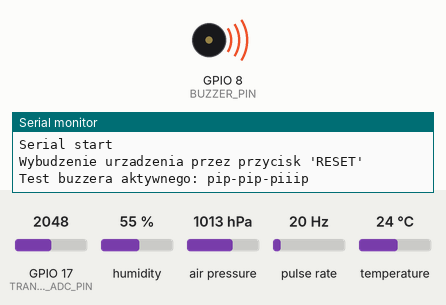
A program run on a simulated ESP32-S3. On the bench: buzzer (waves = sounding, pin HIGH), the last lines printed to the serial monitor. Wiring (inferred from the names in the program): pulse sensor: data GPIO 10. Inputs (shaded band) come from the test bench; at power-on: GPIO 17 (TRANSOPTOR_ADC_PIN) = 2048, humidity 55 %, air pressure 1013 hPa, pulse rate 20 Hz, temperature 24 °C (analog values on the 0–4095 scale). Nothing arrives over Bluetooth unless stated; a phone connects over Bluetooth LE 3 s after start.

Above: at 1.7 s.
At 2.9 s:
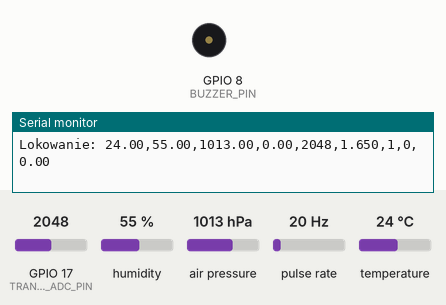
Timing chart, 0 to 6.8 s (numbered marks = the images above):
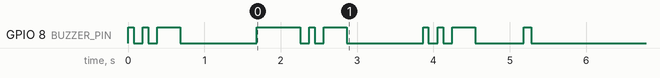

The program:

main.cpp
```cpp
#include <Arduino.h>
#include <Wire.h>
#include <Adafruit_Sensor.h>
#include <Adafruit_BME280.h>
#include <BLEDevice.h>
#include <BLEServer.h>
#include <BLEUtils.h>
#include <BLE2902.h>

#define I2C_SDA 43
#define I2C_SCL 44

#define SERVICE_UUID        "12345678-1234-1234-1234-123456789abc"
#define CHARACTERISTIC_UUID   "abcdefab-1234-5678-1234-56789abcdef0"

#define uS_TO_S_FACTOR 1000000ULL
#define TIME_TO_SLEEP  1800
#define BLE_TIMEOUT 60000

#define BUZZER_PIN 8
#define STARTUP_BEEP_DURATION_MS 500
#define BLE_CONNECT_BEEP_DURATION_MS 3000
#define BLE_WAITING_SHORT_BEEP_MS 70
#define BLE_WAITING_LONG_BEEP_MS 300
#define BLE_WAITING_GAP_MS 120
#define BLE_WAITING_PAUSE_MS 1000

#define WIND_SENSOR_PIN 10

#define TRANSOPTOR_ADC_PIN 17
#define TRANSOPTOR_THRESHOLD_HIGH_MV 90
#define TRANSOPTOR_THRESHOLD_LOW_MV 50
#define TRANSOPTOR_SAMPLE_INTERVAL_MS 5
#define TRANSOPTOR_MIN_PULSE_INTERVAL_MS 5
#define TRANSOPTOR_CALC_INTERVAL_MS 2000
#define TRANSOPTOR_KMH_PER_RPS 2.0

Adafruit_BME280 bme; //czujnik
BLECharacteristic *pCharacteristic;
bool deviceConnected = false;
unsigned long bootTime = 0;
unsigned long lastBlinkTime = 0;
unsigned long lastTransoptorSampleTime = 0;
unsigned long lastTransoptorCalcTime = 0;
unsigned long lastTransoptorPulseTime = 0;

volatile unsigned int windPulses = 0;
unsigned long lastWindTime = 0;
float windSpeed = 0.0;

unsigned int transoptorRotations = 0;
unsigned int transoptorRotationsLastWindow = 0;
int transoptorAdcRaw = 0;
int transoptorAdcMilliVolts = 0;
bool transoptorSignalHigh = false;
bool transoptorSignalInitialized = false;
float transoptorSpeed = 0.0;

void IRAM_ATTR windInterrupt(){
  windPulses++;
}

void handleWaitingBeep(unsigned long currentMillis);

void updateTransoptorSample(unsigned long currentMillis){
  if (currentMillis - lastTransoptorSampleTime < TRANSOPTOR_SAMPLE_INTERVAL_MS) {
    return;
  }

  lastTransoptorSampleTime = currentMillis;
  transoptorAdcRaw = analogRead(TRANSOPTOR_ADC_PIN);
  transoptorAdcMilliVolts = analogReadMilliVolts(TRANSOPTOR_ADC_PIN);
  bool currentSignalHigh = transoptorSignalHigh;
  if (transoptorAdcMilliVolts >= TRANSOPTOR_THRESHOLD_HIGH_MV) {
    currentSignalHigh = true;
  } else if (transoptorAdcMilliVolts <= TRANSOPTOR_THRESHOLD_LOW_MV) {
    currentSignalHigh = false;
  }

  if (transoptorSignalInitialized &&
      transoptorSignalHigh &&
      !currentSignalHigh &&
      currentMillis - lastTransoptorPulseTime >= TRANSOPTOR_MIN_PULSE_INTERVAL_MS) {
    transoptorRotations++;
    lastTransoptorPulseTime = currentMillis;
  }

  transoptorSignalHigh = currentSignalHigh;
  transoptorSignalInitialized = true;
}

void delayWithTransoptorSampling(unsigned long durationMs){
  unsigned long startTime = millis();
  while (millis() - startTime < durationMs) {
    unsigned long currentMillis = millis();
    updateTransoptorSample(currentMillis);
    handleWaitingBeep(currentMillis);
    delay(1);
  }
}

void setBuzzer(bool enabled){
  digitalWrite(BUZZER_PIN, enabled ? HIGH : LOW);
}

void playBeep(int durationMS){
  setBuzzer(true);
  delay(durationMS);
  setBuzzer(false);
}

void playWaitingMelodyPattern(){
  playBeep(BLE_WAITING_SHORT_BEEP_MS);
  delay(BLE_WAITING_GAP_MS);
  playBeep(BLE_WAITING_SHORT_BEEP_MS);
  delay(BLE_WAITING_GAP_MS);
  playBeep(BLE_WAITING_LONG_BEEP_MS);
  delay(BLE_WAITING_PAUSE_MS);
}

void handleWaitingBeep(unsigned long currentMillis){
  const bool buzzerStates[] = {true, false, true, false, true, false};
  const unsigned long stepDurations[] = {
    BLE_WAITING_SHORT_BEEP_MS,
    BLE_WAITING_GAP_MS,
    BLE_WAITING_SHORT_BEEP_MS,
    BLE_WAITING_GAP_MS,
    BLE_WAITING_LONG_BEEP_MS,
    BLE_WAITING_PAUSE_MS
  };
  const int stepCount = sizeof(stepDurations) / sizeof(stepDurations[0]);
  static int currentStep = 0;
  static bool sequenceStarted = false;

  if (deviceConnected) {
    setBuzzer(false);
    currentStep = 0;
    sequenceStarted = false;
    lastBlinkTime = currentMillis;
    return;
  }

  if (!sequenceStarted) {
    currentStep = 0;
    lastBlinkTime = currentMillis;
    setBuzzer(buzzerStates[currentStep]);
    sequenceStarted = true;
    return;
  }

  if (currentMillis - lastBlinkTime >= stepDurations[currentStep]) {
    currentStep = (currentStep + 1) % stepCount;
    lastBlinkTime = currentMillis;
    setBuzzer(buzzerStates[currentStep]);
  }
}

void testBuzzerFrequencies(){
  Serial.println("Test buzzera aktywnego: pip-pip-piiip");
  playWaitingMelodyPattern();
}

void goToDeepSleep(){
  Serial.println("Przechodzenie do głębokiego snu...");
  esp_sleep_enable_timer_wakeup(TIME_TO_SLEEP * uS_TO_S_FACTOR);
  Serial.flush();
  esp_deep_sleep_start();

}

class MyServerCallbacks: public BLEServerCallbacks {
    void onConnect(BLEServer* pServer) {
      deviceConnected = true;
      Serial.println("Klient połączony!");

      playBeep(100);
    };

    void onDisconnect(BLEServer* pServer) {
      deviceConnected = false;
      Serial.println("Klient rozłączony!");
      pServer-> getAdvertising()->start(); // Ponowne rozpoczęcie transmisji reklamowej po rozłączeniu klienta
      delay(500);
      goToDeepSleep();

    }
};

void setup(){
  Serial.begin(115200);
  unsigned long serialStart = millis();
  while (!Serial && millis() - serialStart < 3000) {
    delay(10);
  }
  Serial.println("Serial start");
  bootTime = millis();
  lastWindTime = millis();
  lastTransoptorSampleTime = millis();
  lastTransoptorCalcTime = millis();

  pinMode(BUZZER_PIN, OUTPUT);
  setBuzzer(false);

  pinMode(WIND_SENSOR_PIN, INPUT_PULLUP);
  attachInterrupt(digitalPinToInterrupt(WIND_SENSOR_PIN), windInterrupt, FALLING);

  pinMode(TRANSOPTOR_ADC_PIN, INPUT);
  analogReadResolution(12);
  analogSetPinAttenuation(TRANSOPTOR_ADC_PIN, ADC_11db);


  esp_sleep_wakeup_cause_t wakeupReason = esp_sleep_get_wakeup_cause();
  if (wakeupReason == ESP_SLEEP_WAKEUP_TIMER) {
    Serial.println("wybudzenie z głębokiego snu po upływie czasu '30 s'.");
  } else {
    Serial.println("Wybudzenie urzadzenia przez przycisk 'RESET'");
  }

  testBuzzerFrequencies();
  playBeep(STARTUP_BEEP_DURATION_MS);

  Wire.begin(I2C_SDA, I2C_SCL);
  if (!bme.begin(0x76, &Wire)) {
    Serial.println("Nie można znaleźć czujnika BME280!");
    delay(2000);
    goToDeepSleep();
  }

  BLEDevice::init("ESP32 Weather Station");
  BLEServer *pServer = BLEDevice::createServer();
  pServer->setCallbacks(new MyServerCallbacks());

  BLEService *pService = pServer->createService(SERVICE_UUID);

  pCharacteristic = pService->createCharacteristic(
                      CHARACTERISTIC_UUID,
                      BLECharacteristic::PROPERTY_READ   |
                      BLECharacteristic::PROPERTY_NOTIFY |
                      BLECharacteristic::PROPERTY_INDICATE
                    );

  pCharacteristic->addDescriptor(new BLE2902());

  pService->start();

  BLEAdvertising *pAdvertising = pServer->getAdvertising();
  pAdvertising ->addServiceUUID(SERVICE_UUID);
  pAdvertising->setScanResponse(true);
  pAdvertising->setMinPreferred(0x06);
  pAdvertising->setMinPreferred(0x12);
  BLEDevice::startAdvertising();
  Serial.println("Oczekiwanie na połączenie klienta...");
}

void loop(){
  unsigned long currentMillis = millis();
  updateTransoptorSample(currentMillis);

  if(!deviceConnected){
    handleWaitingBeep(currentMillis);
    if (currentMillis - bootTime > BLE_TIMEOUT) {
      goToDeepSleep();
    }
  }

  unsigned long deltaTime = currentMillis - lastWindTime;
  if (deltaTime > 0){
    noInterrupts();

    unsigned int pulses = windPulses;
    windPulses = 0;
    interrupts();

    lastWindTime = currentMillis;
  }

  if (currentMillis - lastTransoptorCalcTime >= TRANSOPTOR_CALC_INTERVAL_MS) {
    unsigned int rotations = transoptorRotations;
    transoptorRotations = 0;
    transoptorRotationsLastWindow = rotations;

    float transoptorRotationsPerSecond = rotations / (TRANSOPTOR_CALC_INTERVAL_MS / 1000.0);
    transoptorSpeed = transoptorRotationsPerSecond * 60.0;
    windSpeed = transoptorRotationsPerSecond * TRANSOPTOR_KMH_PER_RPS;
    lastTransoptorCalcTime = currentMillis;
  }


  float temperature = bme.readTemperature();
  float humidity = bme.readHumidity();
  float pressure = bme.readPressure() / 100.0F; // konwersja do hPa


  int adcRaw = 0;
  int adcMilliVolts = 0;
  bool signalHigh = false;
  unsigned int rotationsLastWindow = 0;

  adcRaw = transoptorAdcRaw;
  adcMilliVolts = transoptorAdcMilliVolts;
  signalHigh = transoptorSignalHigh;
  rotationsLastWindow = transoptorRotationsLastWindow;

  float adcVolts = adcMilliVolts / 1000.0;

  String dataString = String(temperature) + "," +
                      String(humidity) + "," +
                      String(pressure) + "," +
                      String(windSpeed) + "," +
                      String(adcRaw) + "," +
                      String(adcVolts, 3) + "," +
                      String(signalHigh ? 1 : 0) + "," +
                      String(rotationsLastWindow) + "," +
                      String(transoptorSpeed);


  if (deviceConnected) {
    pCharacteristic->setValue(dataString.c_str());
    pCharacteristic->notify();
    Serial.println("Wysłano dane do klienta BLE:");
    Serial.println(dataString);
  } else {
    Serial.println("Brak połączenia z klientem BLE. Dane nie zostały wysłane.");
  }

  Serial.println("Lokowanie: " + dataString);


  delayWithTransoptorSampling(2000);
}
```
